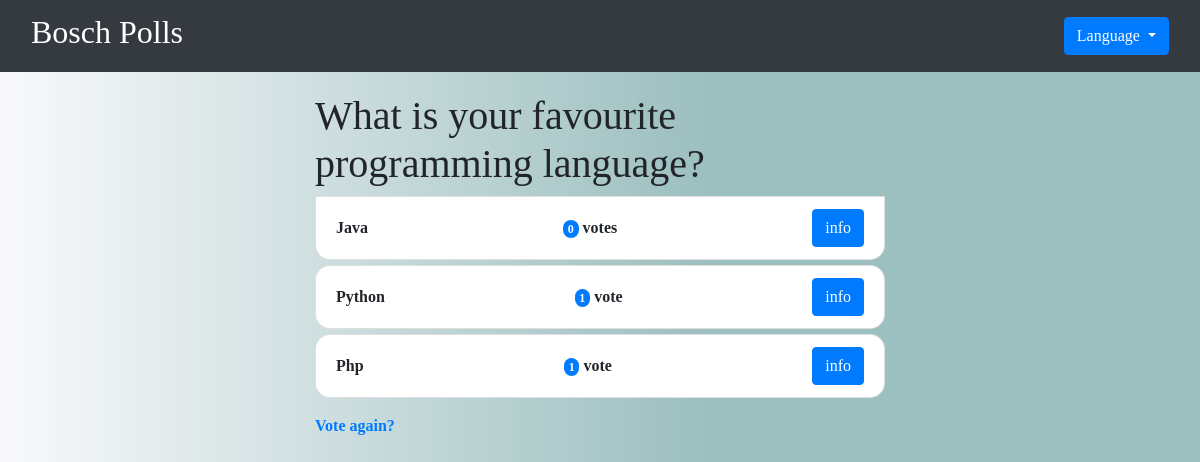
Screenshot of /en/4/results/ with the database file from the repository.
### polls/models.py (models this page shows, shortened)
class Question(models.Model):
    question_text = models.CharField(max_length=200)
    pub_date = models.DateTimeField('date published')

class Choice(models.Model):
    question = models.ForeignKey(Question, on_delete=models.CASCADE)
    choice_text = models.CharField(max_length=200)
    votes = models.IntegerField(default=0)

### polls/views.py (the view)
# urls.py: path('<int:pk>/results/', views.results, name='results'),
def results(request, pk):
    question = get_object_or_404(Question, pk=pk)
    voters = Voter.objects.all()
    edited_voters = []
    voters_count_filtered_by_choice = []
    for choice in question.choice_set.all():
        count = Voter.objects.filter(chosen_choice=choice).count()
        voters_count_filtered_by_choice.append({"choice_text": choice.choice_text, "count": count })
    for voter in voters:
        votername_arr=voter.voter_name.split(":")
        edited_voters.append({'choice_text':voter.chosen_choice.choice_text, 'voter_name':votername_arr[0]})
    context = {
        'question': question,
        'voters': edited_voters,#voters,
        'voters_count': voters_count_filtered_by_choice
    }
    return render(request, 'polls/results.html', context)

### polls/templates/polls/results.html (shortened to what this page needs)
{% extends 'polls/base.html'%}
{% load i18n %}
{% load poll_extras %}
{% block content %}
<h1>{{ question.question_text }}</h1>
    <ul>
{% for choice in question.choice_set.all %}
        <li class="list-group-item  d-flex justify-content-between align-items-center hover-line">
            {{ choice.choice_text }}<span> <span class="badge bg-primary rounded-pill"> {{ choice.votes }} </span> vote{{ choice.votes|pluralize }}</span>
          <button class="btn btn-primary" type="button" data-toggle="collapse" data-target="#collapseExample{{forloop.counter}}" aria-expanded="false" aria-controls="collapseExample">
    info
  </button></li>
{% endfor %}
</ul>
<a href="{% url 'detail' question.id %}">{% translate "vote_again" %}</a>
{% endblock%}

### polls/static/polls/style.css (style rules this page uses)
body { background: rgb(0,0,2); background: linear-gradient(90deg, rgba(0,0,2,1) 0%, rgba(249,249,251,1) 0%, rgba(156,191,191,1) 59%); font-family: FontAwesome; font-weight: bolder; }
* { padding: 0px; margin: 0px; box-sizing: border-box; }
.btn-primary { margin-top: 20px !important }
label,li,input { cursor: pointer; }
.badge { color: white !important; }
ul { list-style-type: none; }
li { border-radius: 15px; margin-bottom: 5px; }
.btn { margin-top: 0px !important; }

### rows the page displays
Question: question_text "What is your favourite programming language?"
Choice: choice_text "Java", votes "0"
Choice: choice_text "Python", votes "1"
Choice: choice_text "Php", votes "1"
